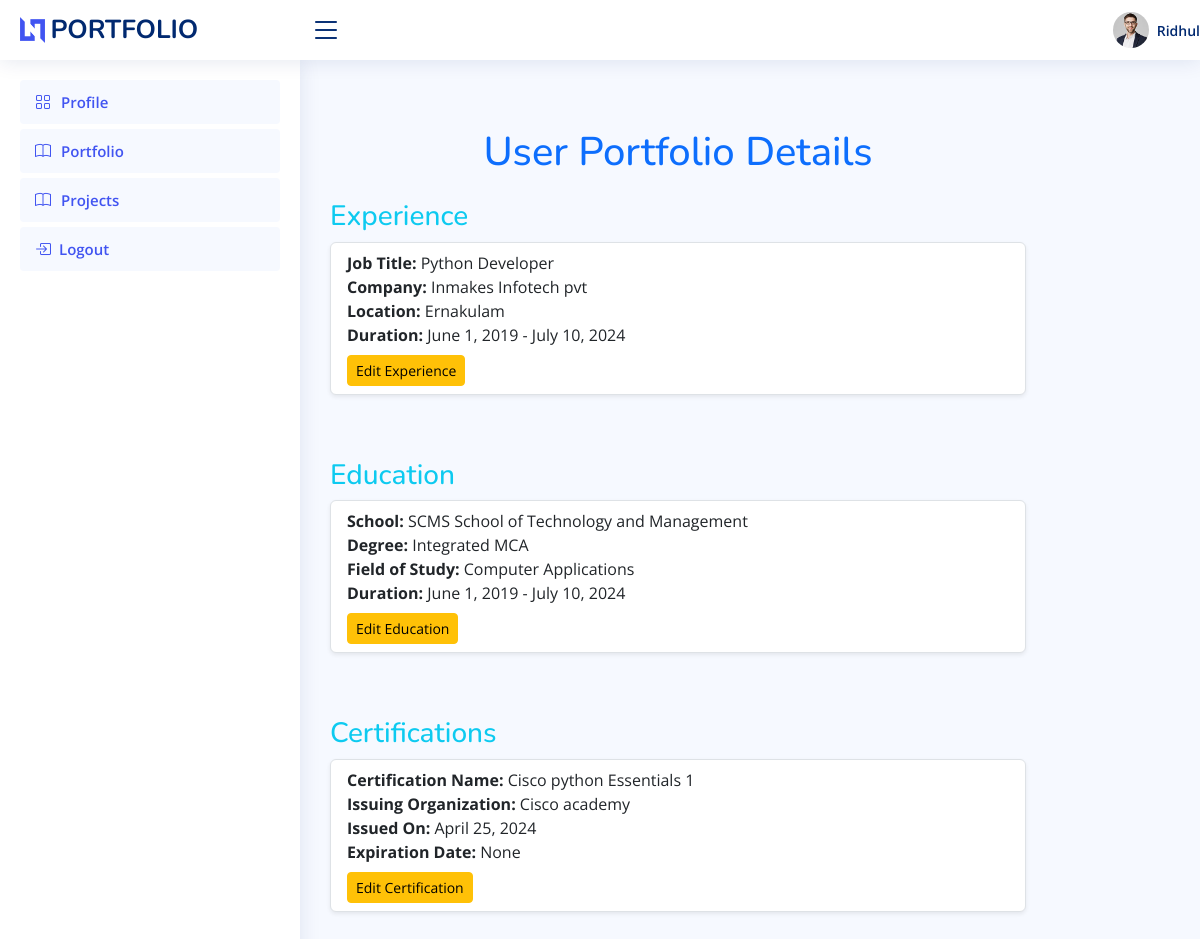
/view-portfolio-details/ (signed in), run on the app's committed database.
### userprofileapp/models.py (models this page shows, shortened)
class Experience(models.Model):
    user = models.ForeignKey(User, on_delete=models.CASCADE)  # Link to the user (portfolio owner)
    job_title = models.CharField(max_length=255)
    company_name = models.CharField(max_length=255)
    location = models.CharField(max_length=255, blank=True)  # Optional field for location
    start_date = models.DateField()
    end_date = models.DateField(null=True, blank=True)  # Null/blank for current job

class Education(models.Model):
    user = models.ForeignKey(User, on_delete=models.CASCADE)  # Link to the user (portfolio owner)
    school_name = models.CharField(max_length=255)
    degree = models.CharField(max_length=255)
    field_of_study = models.CharField(max_length=255, blank=True)  # Optional field for major/field of study
    start_date = models.DateField()
    end_date = models.DateField(null=True, blank=True)  # Null/blank for ongoing education

class Certification(models.Model):
    user = models.ForeignKey(User, on_delete=models.CASCADE)  # Link to the user (portfolio owner)
    certification_name = models.CharField(max_length=255)
    issuing_organization = models.CharField(max_length=255)
    issue_date = models.DateField()
    expiration_date = models.DateField(null=True, blank=True)  # Some certifications do not expire

### userprofileapp/views.py (the view)
# urls.py: path('view-portfolio-details/',views.view_details,name='viewdetails'),
def view_details(request):
    experiences = Experience.objects.filter(user=request.user)
    education = Education.objects.filter(user=request.user)
    certifications = Certification.objects.filter(user=request.user)
    context = {
        'experiences': experiences,
        'education': education,
        'certifications': certifications,
    }
    return render(request, 'view_details.html', context)

### templates/view_details.html (shortened to what this page needs)
{% extends 'base.html' %}
{% load static %}
{% block content %}
<div class="container mt-5">
    <h1 class="text-center mb-4 text-primary">User Portfolio Details</h1>
    <div class="section mb-5">
        <h3 class="text-info">Experience</h3>
        {% if experiences %}
            <ul class="list-group mb-4">
                {% for experience in experiences %}
                    <li class="list-group-item shadow-sm mb-3">
                        <strong>Job Title:</strong> {{ experience.job_title }} <br>
                        <strong>Company:</strong> {{ experience.company_name }} <br>
                        <strong>Location:</strong> {{ experience.location }} <br>
                        <strong>Duration:</strong> {{ experience.start_date }} - {{ experience.end_date }} <br>
                        <a href="{% url 'edit_experience' experience.id %}" class="btn btn-warning btn-sm mt-2">Edit Experience</a>
                    </li>
                {% endfor %}
            </ul>
        {% else %}
            <p class="text-muted">No experience details available.</p>
        {% endif %}
    </div>
    <div class="section mb-5">
        <h3 class="text-info">Education</h3>
        {% if education %}
            <ul class="list-group mb-4">
                {% for edu in education %}
                    <li class="list-group-item shadow-sm mb-3">
                        <strong>School:</strong> {{ edu.school_name }} <br>
                        <strong>Degree:</strong> {{ edu.degree }} <br>
                        <strong>Field of Study:</strong> {{ edu.field_of_study }} <br>
                        <strong>Duration:</strong> {{ edu.start_date }} - {{ edu.end_date }} <br>
                        <a href="{% url 'edit_education' edu.id %}" class="btn btn-warning btn-sm mt-2">Edit Education</a>
                    </li>
                {% endfor %}
            </ul>
        {% else %}
            <p class="text-muted">No education details available.</p>
        {% endif %}
    </div>
    <div class="section mb-5">
        <h3 class="text-info">Certifications</h3>
        {% if certifications %}
            <ul class="list-group mb-4">
                {% for cert in certifications %}
                    <li class="list-group-item shadow-sm mb-3">
                        <strong>Certification Name:</strong> {{ cert.certification_name }} <br>
                        <strong>Issuing Organization:</strong> {{ cert.issuing_organization }} <br>
                        <strong>Issued On:</strong> {{ cert.issue_date }} <br>
                        <strong>Expiration Date:</strong> {{ cert.expiration_date }} <br>
                        <a href="{% url 'edit_certification' cert.id %}" class="btn btn-warning btn-sm mt-2">Edit Certification</a>
                    </li>
                {% endfor %}
            </ul>
        {% else %}
            <p class="text-muted">No certifications available.</p>
        {% endif %}
    </div>
</div>
{% endblock %}

### templates/base.html (shortened to what this page needs)
<!DOCTYPE html>
{% load static %}
<html lang="en">
<head>
  <link href="{% static 'assets/vendor/bootstrap/css/bootstrap.min.css' %}" rel="stylesheet">
  <link href="{% static 'assets/vendor/bootstrap-icons/bootstrap-icons.css' %}" rel="stylesheet">
  <link href="{% static 'assets/vendor/boxicons/css/boxicons.min.css' %}" rel="stylesheet">
  <link href="{% static 'assets/vendor/quill/quill.snow.css' %}" rel="stylesheet">
  <link href="{% static 'assets/vendor/quill/quill.bubble.css' %}" rel="stylesheet">
  <link href="{% static 'assets/vendor/remixicon/remixicon.css' %}" rel="stylesheet">
  <link href="{% static 'assets/vendor/simple-datatables/style.css' %}" rel="stylesheet">
  <link href="{% static 'assets/css/style.css' %}" rel="stylesheet">
</head>
<body>
  <header id="header" class="header fixed-top d-flex align-items-center">
    <div class="d-flex align-items-center justify-content-between">
      <a href="index.html" class="logo d-flex align-items-center">
        <img src="{% static 'assets/img/logo.png' %}" alt="">
        <span class="d-none d-lg-block">PORTFOLIO</span>
      </a>
      <i class="bi bi-list toggle-sidebar-btn"></i>
    </div>
    <nav class="header-nav ms-auto">
          <a class="nav-link nav-profile d-flex align-items-center pe-0" href="#" data-bs-toggle="dropdown">
            <img src="{% static 'assets/img/profile-img.jpg' %}" alt="Profile" class="rounded-circle">
            <span class="d-none d-md-block  ps-2">{{ user.first_name }}</span>
          </a>
    </nav>
  </header>
  <aside id="sidebar" class="sidebar">
    <ul class="sidebar-nav" id="sidebar-nav">
      <li class="nav-item">
        <a class="nav-link " href="{% url 'view_portfolio'%}">
          <i class="bi bi-grid"></i>
          <span>Profile</span>
        </a>
      </li>
<li class="nav-item">
    <a class="nav-link btn btn-outline-danger" href="{% url 'viewdetails' %}">
        <i class="bi bi-book"></i>
        <span>Portfolio</span>
    </a>
</li>
<li class="nav-item">
    <a class="nav-link btn btn-outline-danger" href="{% url 'project_showcase' %}">
        <i class="bi bi-book"></i>
        <span>Projects</span>
    </a>
</li>
<li class="nav-item">
    <a href="{% url 'logout' %}" class="nav-link btn btn-outline-danger d-flex align-items-center">
        <i class="bi bi-box-arrow-in-right me-2"></i>
        <span>Logout</span>
    </a>
</li>
    </ul>
  </aside>
  <main id="main" class="main">
    <section class="section dashboard">
      <div class="row">
        <div class="col-lg-10">
          <div class="row">
{% block content %}
{% endblock %}
</body>
</html>

### static/assets/css/style.css (style rules this page uses)
:root { scroll-behavior: smooth; }
body { font-family: "Open Sans", sans-serif; background: #f6f9ff; color: #444444; }
a { color: #4154f1; text-decoration: none; }
h1, h2, h3, h4, h5, h6 { font-family: "Nunito", sans-serif; }
#main { margin-top: 60px; padding: 20px 30px; transition: all 0.3s; }
.logo { line-height: 1; }
@media (min-width: 1200px) { .logo { width: 280px; } }
.logo img { max-height: 26px; margin-right: 6px; }
.logo span { font-size: 26px; font-weight: 700; color: #012970; font-family: "Nunito", sans-serif; }
.header { transition: all 0.5s; z-index: 997; height: 60px; box-shadow: 0px 2px 20px rgba(1, 41, 112, 0.1); background-color: #fff; padding-left: 20px; }
.header .toggle-sidebar-btn { font-size: 32px; padding-left: 10px; cursor: pointer; color: #012970; }
.header-nav .nav-profile { color: #012970; }
.header-nav .nav-profile img { max-height: 36px; }
.header-nav .nav-profile span { font-size: 14px; font-weight: 600; }
.sidebar { position: fixed; top: 60px; left: 0; bottom: 0; width: 300px; z-index: 996; transition: all 0.3s; padding: 20px; overflow-y: auto; scrollbar-width: thin; scrollbar-color: #aab7cf transparent; box-shadow: 0px 0px 20px rgba(1, 41, 112, 0.1); background-color: #fff; }
@media (min-width: 1200px) { #main, #footer { margin-left: 300px; } }
.sidebar-nav { padding: 0; margin: 0; list-style: none; }
.sidebar-nav li { padding: 0; margin: 0; list-style: none; }
.sidebar-nav .nav-item { margin-bottom: 5px; }
.sidebar-nav .nav-link { display: flex; align-items: center; font-size: 15px; font-weight: 600; color: #4154f1; transition: 0.3; background: #f6f9ff; padding: 10px 15px; border-radius: 4px; }
.sidebar-nav .nav-link i { font-size: 16px; margin-right: 10px; color: #4154f1; }

### data on the page
Experience: job_title "Python Developer", company_name "Inmakes Infotech pvt", location "Ernakulam", start_date "June 1, 2019", end_date "July 10, 2024"
Education: school_name "SCMS School of Technology and Management", degree "Integrated MCA", field_of_study "Computer Applications", start_date "June 1, 2019", end_date "July 10, 2024"
Certification: certification_name "Cisco python Essentials 1", issuing_organization "Cisco academy", issue_date "April 25, 2024", expiration_date "None"

### other printed values
{{ user.first_name }} "Ridhul"
